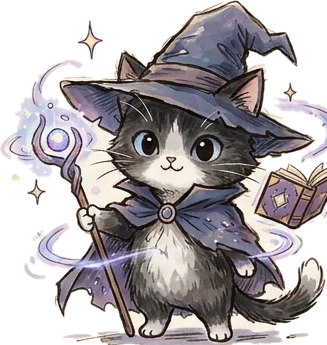
#> input picture packages/core/buddy/art/cat.png, 327 x 345 px, given in place of 3.webp, which was not available
$ python cutout.py out.png
#> lines starting #> are read from the running program, lines starting #| are printed output that depends on the picture
import sys, numpy as np
from PIL import Image, ImageFilter
from collections import deque
src=r'C:/Users/JUHI/AppData/Local/Temp/claude/f124a8fdcf9a07cd/1b6bde4c-4bd0-44ed-85c1-81df8c2f62b8/images/3.webp'
out=sys.argv[1]
im=np.array(Image.open(src).convert('RGB')).astype(np.int32)
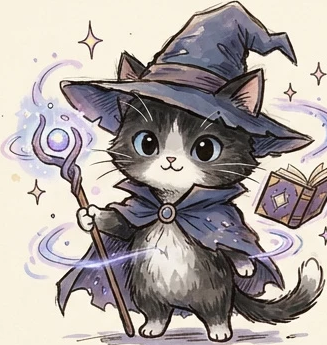
#> im: shape (345, 327, 3) int32; mean R, G, B 172.3, 164.2, 161
paper=np.median(im[0:15,:].reshape(-1,3),axis=0)
#> paper = [249, 242, 225]
cells={'cat':(0,20,384,402),'fox':(384,20,768,402),'panda':(768,20,1152,400),
       'bunny':(0,462,384,800),'dog':(384,462,768,800),'hamster':(768,462,1152,786)}
def dil(m,r):
    o=m.copy()
    for dy in range(-r,r+1):
        for dx in range(-r,r+1):
            if dx*dx+dy*dy<=r*r: o|=np.roll(np.roll(m,dy,0),dx,1)
    return o
def flood(free,seeds):
#> (the run stopped early here; a loop or call above may not have finished)

$ run again, on packages/core/buddy/art/dog.png
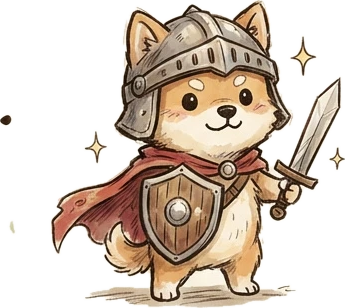
#> input picture packages/core/buddy/art/dog.png, 345 x 308 px, given in place of 3.webp, which was not available
#> `im=np.array(Image.open(src).convert('RGB')).astype(np.int32)`:
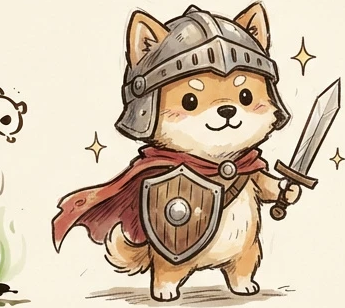
#> im: shape (308, 345, 3) int32; mean R, G, B 208.5, 190.9, 169
#> paper = [249, 242, 224]

$ run again, on packages/core/buddy/art/fox.png
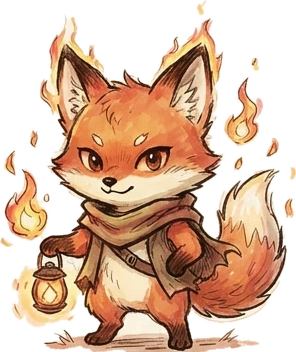
#> input picture packages/core/buddy/art/fox.png, 296 x 352 px, given in place of 3.webp, which was not available
#> `im=np.array(Image.open(src).convert('RGB')).astype(np.int32)`:
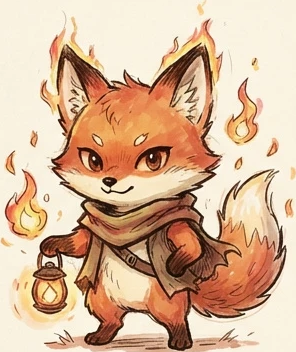
#> im: shape (352, 296, 3) int32; mean R, G, B 214.9, 180.9, 152
#> paper = [250, 242, 225]
